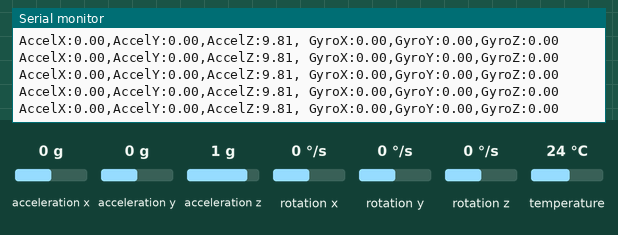
The sketch below on a simulated Arduino Uno, built with avr-gcc and run on an emulated ATmega328P. Shown: the last lines printed to the serial monitor. The inputs (shaded band) are chosen by the test bench; at power-on: acceleration x 0 g, acceleration y 0 g, acceleration z 1 g, rotation x 0 °/s, rotation y 0 °/s, rotation z 0 °/s, temperature 24 °C.

Above: at 1.3 s.
1.4 s: acceleration x set to -0.8 g
At 2.0 s:
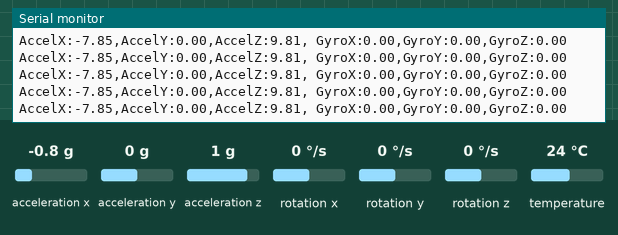
4.4 s: acceleration y set to -1.4 g
At 5.0 s:
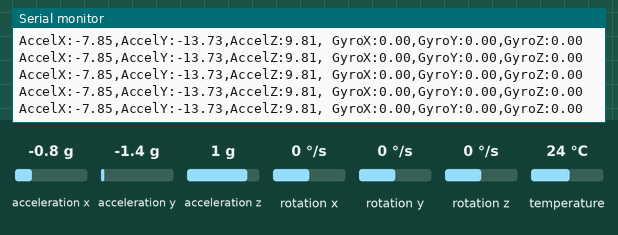
7.4 s: acceleration z set to -1.4 g
At 8.5 s:
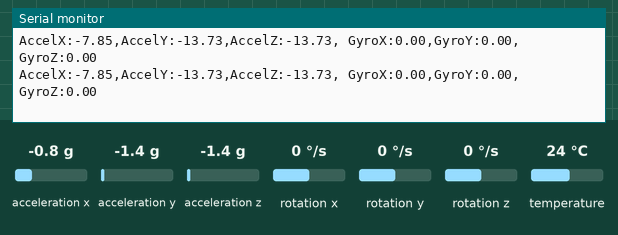
10.4 s: rotation x set to -192 °/s
At 10.9 s:
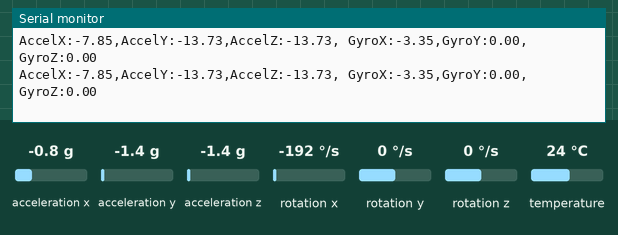
13.4 s: rotation y set to 100 °/s
At 14.5 s:
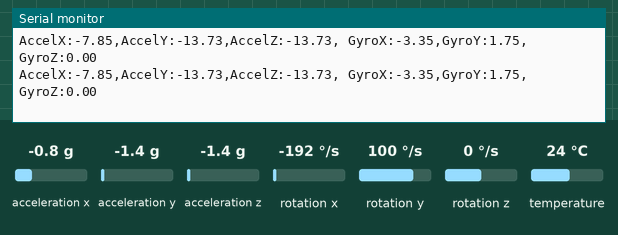
16.4 s: rotation z set to 100 °/s
At 16.9 s:
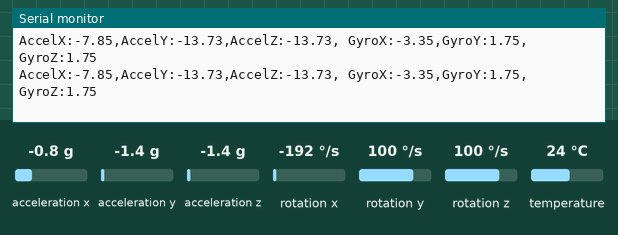

The sketch:

basic_readings_usb.ino
```cpp
#include <Adafruit_MPU6050.h>
#include <Adafruit_Sensor.h>
#include <Wire.h>

Adafruit_MPU6050 mpu;

void setup(void) {

  Serial.begin(115200);
  while (!Serial)
    delay(10);

  if (!mpu.begin()) {
    Serial.println("Error al encontrar el chip MPU6050");
    while (1) {
      delay(10);
    }
  }


  mpu.setAccelerometerRange(MPU6050_RANGE_2_G);
  mpu.setGyroRange(MPU6050_RANGE_250_DEG);
  mpu.setFilterBandwidth(MPU6050_BAND_21_HZ);

  Serial.println("");
  delay(100);

}

void loop() {

  /* Obtener nuevas lecturas del sensor*/
  sensors_event_t a, g, temp;
  mpu.getEvent(&a, &g, &temp);

  /* Imprime los valores */
  Serial.print("AccelX:");
  Serial.print(a.acceleration.x);
  Serial.print(",");
  Serial.print("AccelY:");
  Serial.print(a.acceleration.y);
  Serial.print(",");
  Serial.print("AccelZ:");
  Serial.print(a.acceleration.z);
  Serial.print(", ");
  Serial.print("GyroX:");
  Serial.print(g.gyro.x);
  Serial.print(",");
  Serial.print("GyroY:");
  Serial.print(g.gyro.y);
  Serial.print(",");
  Serial.print("GyroZ:");
  Serial.print(g.gyro.z);
  Serial.println("");

  delay(10);
}
```

Measured:
- after the input at 1.4 s, the serial monitor: prints a new line at once (image 1)
- after the input at 4.4 s, the serial monitor: prints a new line at once (image 2)
- after the input at 7.4 s, the serial monitor: prints a new line at once (image 3)
- after the input at 10.4 s, the serial monitor: prints a new line at once (image 4)
- after the input at 13.4 s, the serial monitor: prints a new line at once (image 5)
- after the input at 16.4 s, the serial monitor: prints a new line at once (image 6)
